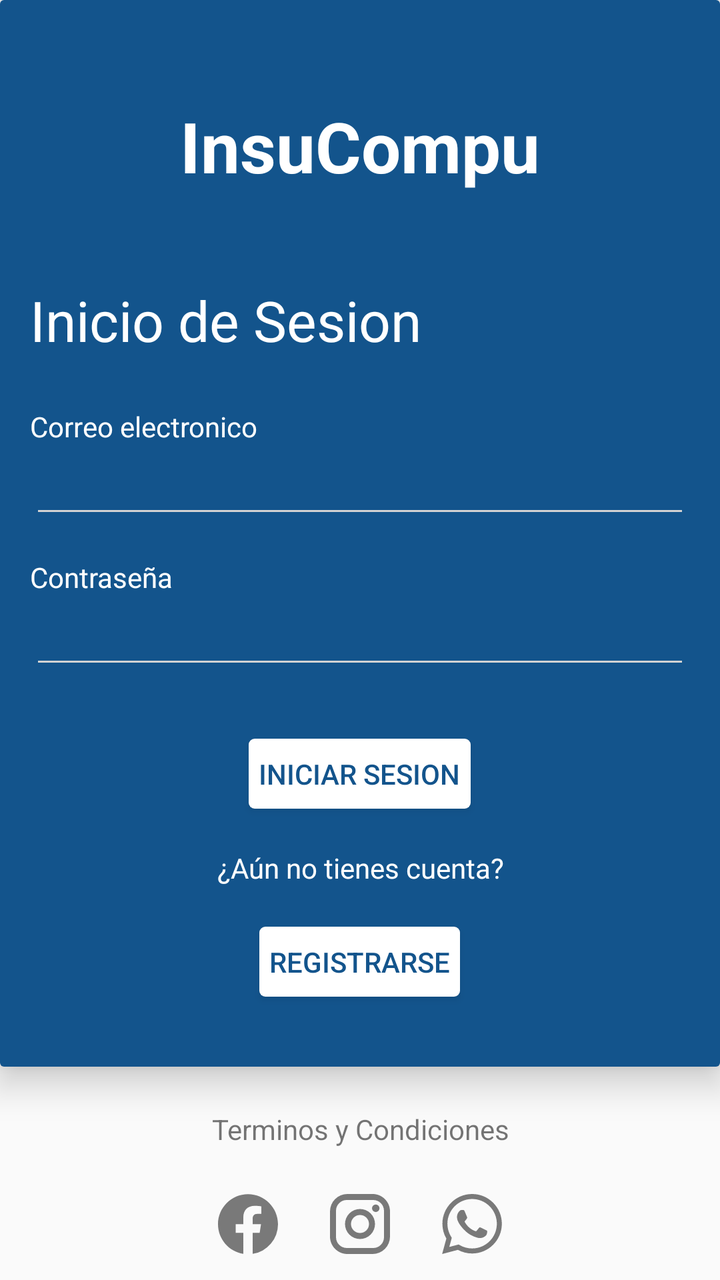
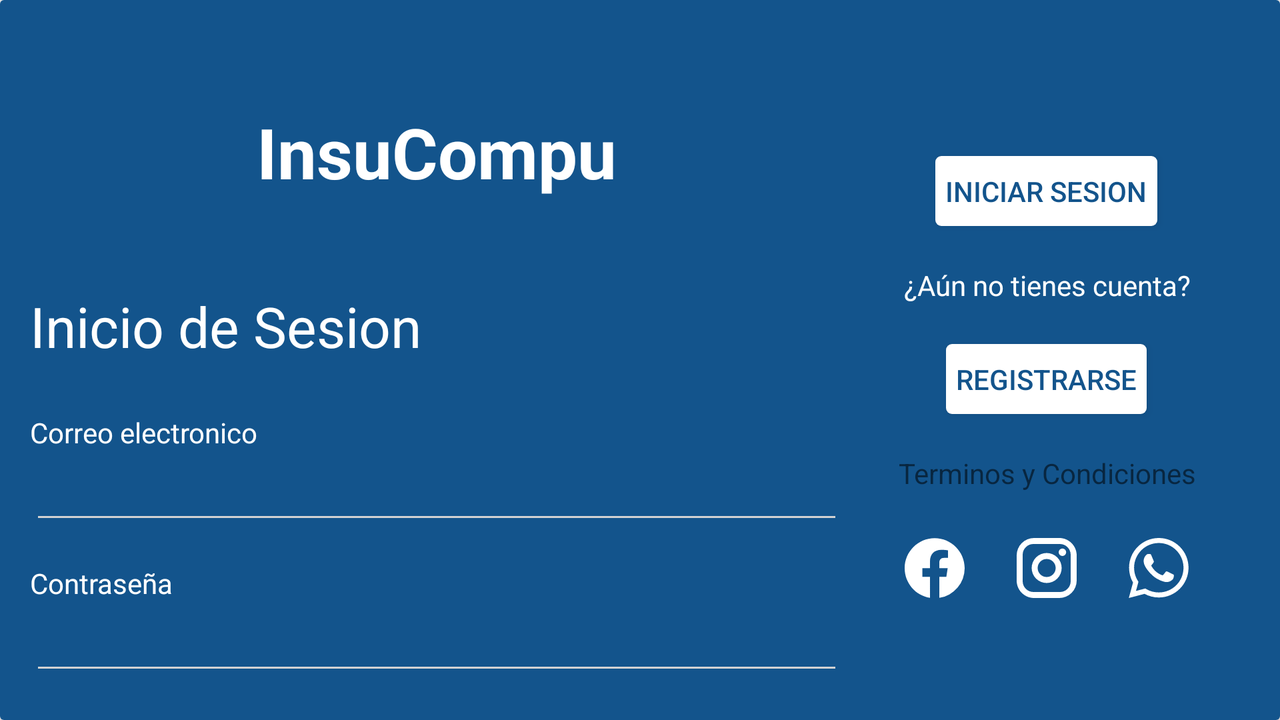

One screen, two layout resources from the same app: the default and the repository's alternative for another configuration. Each is rendered where Android would select it; the XML of both is given below.
<!-- AndroidManifest.xml: application theme Theme.InsuCompu -->
<!-- res/layout/activity_login.xml -->
<?xml version="1.0" encoding="utf-8"?>
<LinearLayout xmlns:android="http://schemas.android.com/apk/res/android"
    xmlns:app="http://schemas.android.com/apk/res-auto"
    xmlns:tools="http://schemas.android.com/tools"
    android:layout_width="match_parent"
    android:layout_height="match_parent"
    tools:context=".Login"
    android:orientation="vertical">
    <androidx.cardview.widget.CardView
        android:layout_width="match_parent"
        android:layout_height="match_parent"
        app:cardElevation="10dp"
        android:layout_weight="1">
        <LinearLayout
            android:layout_width="match_parent"
            android:layout_height="match_parent"
            android:orientation="vertical"
            android:background="@color/deep_blue"
            android:paddingStart="15dp"
            android:paddingEnd="15dp"
            android:gravity="center">
            <TextView
                android:layout_width="match_parent"
                android:layout_height="wrap_content"
                android:textColor="@color/white"
                android:text="@string/app_name"
                android:textStyle="bold"
                android:textSize="35sp"
                android:textAlignment="center"
                android:layout_margin="35dp"/>
            <TextView
                android:layout_width="match_parent"
                android:layout_height="wrap_content"
                android:textColor="@color/white"
                android:text="@string/loginTitle"
                android:textSize="28sp"
                android:layout_marginTop="10dp"
                android:layout_marginBottom="25dp"/>
            <TextView
                android:layout_width="match_parent"
                android:layout_height="wrap_content"
                android:textColor="@color/white"
                android:text="@string/mailTxt"
                android:labelFor="@+id/etMail"/>
            <EditText
                android:id="@+id/etMail"
                android:layout_width="match_parent"
                android:layout_height="wrap_content"
                android:textColor="@color/white"
                android:textColorHint="@color/light_gray"
                android:backgroundTint="@color/light_gray"
                android:inputType="textEmailAddress"
                android:autofillHints="emailAddress"/>
            <TextView
                android:layout_width="match_parent"
                android:layout_height="wrap_content"
                android:textColor="@color/white"
                android:text="@string/passwordTxt"
                android:labelFor="@id/etPassword"
                android:layout_marginTop="15dp"/>
            <EditText
                android:id="@+id/etPassword"
                android:layout_width="match_parent"
                android:layout_height="wrap_content"
                android:textColor="@color/white"
                android:textColorHint="@color/light_gray"
                android:backgroundTint="@color/light_gray"
                android:inputType="textPassword"
                android:autofillHints="password"
                />
            <LinearLayout
                android:layout_width="match_parent"
                android:layout_height="wrap_content"
                android:orientation="vertical"
                android:gravity="center_horizontal">
                <Button
                    android:id="@+id/btnLogin"
                    android:layout_width="wrap_content"
                    android:layout_height="35dp"
                    android:textColor="@color/deep_blue"
                    android:text="@string/loginBtn"
                    android:layout_marginBottom="20dp"
                    android:layout_marginTop="30dp"
                    android:background="@drawable/ripple_white"
                    android:padding="5dp"/>
                <TextView
                    android:layout_width="match_parent"
                    android:layout_height="wrap_content"
                    android:textColor="@color/white"
                    android:text="@string/loginAuxTxt"
                    android:labelFor="@id/etPassword"
                    android:textAlignment="center"/>

                <Button
                    android:id="@+id/btnSignIn"
                    android:layout_width="wrap_content"
                    android:layout_height="35dp"
                    android:textColor="@color/deep_blue"
                    android:text="@string/signinBtn"
                    android:layout_marginTop="20dp"
                    android:layout_marginBottom="20dp"
                    android:background="@drawable/ripple_white"
                    android:padding="5dp"/>
            </LinearLayout>
        </LinearLayout>
    </androidx.cardview.widget.CardView>
    <LinearLayout
        android:layout_width="match_parent"
        android:layout_height="match_parent"
        android:layout_weight="5"
        android:orientation="vertical"
        android:gravity="bottom">
        <TextView
            android:id="@+id/btnTerminos"
            android:layout_width="match_parent"
            android:layout_height="wrap_content"
            android:text="@string/terms"
            android:textAlignment="center"
            android:layout_marginBottom="20dp"/>
        <LinearLayout
            android:layout_width="match_parent"
            android:layout_height="wrap_content"
            android:orientation="horizontal"
            android:gravity="center_horizontal"
            android:layout_marginBottom="10dp">
            <ImageButton
                android:id="@+id/facebookbtn"
                android:layout_width="wrap_content"
                android:layout_height="wrap_content"
                android:src="@drawable/facebook"
                android:background="@android:color/transparent"
                android:layout_marginStart="10dp"
                android:layout_marginEnd="10dp"
                android:contentDescription="@string/facebook_icon"/>
            <ImageButton
                android:id="@+id/instagrambtn"
                android:layout_width="wrap_content"
                android:layout_height="wrap_content"
                android:src="@drawable/instagram"
                android:background="@android:color/transparent"
                android:layout_marginStart="10dp"
                android:layout_marginEnd="10dp"
                android:contentDescription="@string/instagram_icon"/>
            <ImageButton
                android:id="@+id/whatsappbtn"
                android:layout_width="wrap_content"
                android:layout_height="wrap_content"
                android:src="@drawable/whatsapp"
                android:background="@android:color/transparent"
                android:layout_marginStart="10dp"
                android:layout_marginEnd="10dp"
                android:contentDescription="@string/whatsapp_icon"/>
        </LinearLayout>
    </LinearLayout>
</LinearLayout>
<!-- resources referenced by this layout -->
<resources>
  <color name="deep_blue">#13548C</color>
  <color name="light_gray">#D2D2D2</color>
  <color name="white">#FFFFFFFF</color>
  <!-- drawable facebook (drawable) -->
  <vector xmlns:android="http://schemas.android.com/apk/res/android"
      android:height="36dp"
      android:width="36dp"
      android:viewportWidth="24"
      android:viewportHeight="24">
      <path android:fillColor="@color/mid_gray" android:pathData="M12 2.04C6.5 2.04 2 6.53 2 12.06C2 17.06 5.66 21.21 10.44 21.96V14.96H7.9V12.06H10.44V9.85C10.44 7.34 11.93 5.96 14.22 5.96C15.31 5.96 16.45 6.15 16.45 6.15V8.62H15.19C13.95 8.62 13.56 9.39 13.56 10.18V12.06H16.34L15.89 14.96H13.56V21.96A10 10 0 0 0 22 12.06C22 6.53 17.5 2.04 12 2.04Z" />
  </vector>
  <!-- drawable instagram (drawable) -->
  <vector xmlns:android="http://schemas.android.com/apk/res/android"
      android:height="36dp"
      android:width="36dp"
      android:viewportWidth="24"
      android:viewportHeight="24">
      <path android:fillColor="@color/mid_gray" android:pathData="M7.8,2H16.2C19.4,2 22,4.6 22,7.8V16.2A5.8,5.8 0 0,1 16.2,22H7.8C4.6,22 2,19.4 2,16.2V7.8A5.8,5.8 0 0,1 7.8,2M7.6,4A3.6,3.6 0 0,0 4,7.6V16.4C4,18.39 5.61,20 7.6,20H16.4A3.6,3.6 0 0,0 20,16.4V7.6C20,5.61 18.39,4 16.4,4H7.6M17.25,5.5A1.25,1.25 0 0,1 18.5,6.75A1.25,1.25 0 0,1 17.25,8A1.25,1.25 0 0,1 16,6.75A1.25,1.25 0 0,1 17.25,5.5M12,7A5,5 0 0,1 17,12A5,5 0 0,1 12,17A5,5 0 0,1 7,12A5,5 0 0,1 12,7M12,9A3,3 0 0,0 9,12A3,3 0 0,0 12,15A3,3 0 0,0 15,12A3,3 0 0,0 12,9Z" />
  </vector>
  <!-- drawable ripple_white (drawable) -->
  <?xml version="1.0" encoding="utf-8"?>
  <ripple xmlns:android="http://schemas.android.com/apk/res/android"
      android:color="?android:colorControlHighlight">
  
      <item android:state_pressed="true" >
          <shape android:shape="rectangle">
              <solid android:color="#6621425d"/>
              <corners android:radius="3dp"/>
          </shape>
      </item>
  
      <item android:state_pressed="false">
          <shape android:shape="rectangle">
              <solid android:color="#fff"/>
              <corners android:radius="3dp"/>
          </shape>
      </item>
  
  
  </ripple>
  <string name="app_name">InsuCompu</string>
  <string name="facebook_icon">Facebook</string>
  <string name="instagram_icon">Instragram</string>
  <string name="loginAuxTxt">¿Aún no tienes cuenta?</string>
  <string name="loginBtn">Iniciar Sesion</string>
  <string name="loginTitle">Inicio de Sesion</string>
  <string name="mailTxt">Correo electronico</string>
  <string name="passwordTxt">Contraseña</string>
  <string name="signinBtn">Registrarse</string>
  <string name="terms">Terminos y Condiciones</string>
  <string name="whatsapp_icon">WhatsApp</string>
  <style name="Theme.InsuCompu" parent="Theme.AppCompat.Light.NoActionBar">
          
          <item name="colorPrimary">@color/deep_blue</item>
          <item name="colorPrimaryVariant">@color/white</item>
          <item name="colorOnPrimary">@color/white</item>
          
          <item name="colorSecondary">@color/teal_200</item>
          <item name="colorSecondaryVariant">@color/teal_700</item>
          <item name="colorOnSecondary">@color/black</item>
          
          <item name="android:statusBarColor">@color/deep_blue</item>
          
      </style>
  <color name="mid_gray">#797979</color>
  <color name="teal_200">#FF03DAC5</color>
  <color name="teal_700">#FF018786</color>
  <color name="black">#FF000000</color>
</resources>
<!-- res/layout-land/activity_login.xml (the repository's variant of the layout above) -->
<!-- drawn on the phone turned sideways -->
<?xml version="1.0" encoding="utf-8"?>
<LinearLayout xmlns:android="http://schemas.android.com/apk/res/android"
    xmlns:app="http://schemas.android.com/apk/res-auto"
    xmlns:tools="http://schemas.android.com/tools"
    android:layout_width="match_parent"
    android:layout_height="match_parent"
    tools:context=".Login"
    android:orientation="horizontal">
    <androidx.cardview.widget.CardView
        android:layout_width="match_parent"
        android:layout_height="match_parent"
        app:cardElevation="10dp"
        android:layout_weight="1">
        <LinearLayout
            android:layout_width="match_parent"
            android:layout_height="match_parent"
            android:orientation="horizontal"
            android:background="@color/deep_blue"
            android:paddingStart="15dp"
            android:paddingEnd="15dp"
            android:gravity="center"
            >
            <LinearLayout
                android:layout_width="match_parent"
                android:layout_height="wrap_content"
                android:orientation="vertical"
                android:layout_weight="1">
                <TextView
                    android:layout_width="match_parent"
                    android:layout_height="wrap_content"
                    android:textColor="@color/white"
                    android:text="@string/app_name"
                    android:textStyle="bold"
                    android:textSize="35sp"
                    android:textAlignment="center"
                    android:layout_margin="35dp"/>
                <TextView
                    android:layout_width="match_parent"
                    android:layout_height="wrap_content"
                    android:textColor="@color/white"
                    android:text="@string/loginTitle"
                    android:textSize="28sp"
                    android:layout_marginTop="10dp"
                    android:layout_marginBottom="25dp"/>
                <TextView
                    android:layout_width="match_parent"
                    android:layout_height="wrap_content"
                    android:textColor="@color/white"
                    android:text="@string/mailTxt"
                    android:labelFor="@+id/etMail"/>
                <EditText
                    android:id="@+id/etMail"
                    android:layout_width="match_parent"
                    android:layout_height="wrap_content"
                    android:textColor="@color/white"
                    android:textColorHint="@color/light_gray"
                    android:backgroundTint="@color/light_gray"
                    android:inputType="textEmailAddress"
                    android:autofillHints="emailAddress"/>
                <TextView
                    android:layout_width="match_parent"
                    android:layout_height="wrap_content"
                    android:textColor="@color/white"
                    android:text="@string/passwordTxt"
                    android:labelFor="@id/etPassword"
                    android:layout_marginTop="15dp"/>
                <EditText
                    android:id="@+id/etPassword"
                    android:layout_width="match_parent"
                    android:layout_height="wrap_content"
                    android:textColor="@color/white"
                    android:textColorHint="@color/light_gray"
                    android:backgroundTint="@color/light_gray"
                    android:inputType="textPassword"
                    android:autofillHints="password"
                    />
            </LinearLayout>
            <LinearLayout
                android:layout_width="match_parent"
                android:layout_height="wrap_content"
                android:orientation="vertical"
                android:gravity="center_horizontal"
                android:layout_weight="2">
                <Button
                    android:id="@+id/btnLogin"
                    android:layout_width="wrap_content"
                    android:layout_height="35dp"
                    android:textColor="@color/deep_blue"
                    android:text="@string/loginBtn"
                    android:layout_marginBottom="20dp"
                    android:layout_marginTop="30dp"
                    android:background="@drawable/ripple_white"
                    android:padding="5dp"/>
                <TextView
                    android:layout_width="match_parent"
                    android:layout_height="wrap_content"
                    android:textColor="@color/white"
                    android:text="@string/loginAuxTxt"
                    android:labelFor="@id/etPassword"
                    android:textAlignment="center"/>
                <Button
                    android:id="@+id/btnSignIn"
                    android:layout_width="wrap_content"
                    android:layout_height="35dp"
                    android:textColor="@color/deep_blue"
                    android:text="@string/signinBtn"
                    android:layout_marginTop="20dp"
                    android:layout_marginBottom="20dp"
                    android:background="@drawable/ripple_white"
                    android:padding="5dp"/>
                <LinearLayout
                    android:layout_width="match_parent"
                    android:layout_height="wrap_content"
                    android:orientation="vertical"
                    android:gravity="bottom">
                    <TextView
                        android:id="@+id/btnTerminos"
                        android:layout_width="match_parent"
                        android:layout_height="wrap_content"
                        android:text="@string/terms"
                        android:textAlignment="center"
                        android:layout_marginBottom="20dp"/>
                    <LinearLayout
                        android:layout_width="match_parent"
                        android:layout_height="wrap_content"
                        android:orientation="horizontal"
                        android:gravity="center_horizontal"
                        android:layout_marginBottom="10dp">
                        <ImageButton
                            android:layout_width="wrap_content"
                            android:layout_height="wrap_content"
                            android:src="@drawable/facebook_white"
                            android:background="@android:color/transparent"
                            android:layout_marginStart="10dp"
                            android:layout_marginEnd="10dp"
                            android:contentDescription="@string/facebook_icon"/>
                        <ImageButton
                            android:layout_width="wrap_content"
                            android:layout_height="wrap_content"
                            android:src="@drawable/instagram_white"
                            android:background="@android:color/transparent"
                            android:layout_marginStart="10dp"
                            android:layout_marginEnd="10dp"
                            android:contentDescription="@string/instagram_icon"/>
                        <ImageButton
                            android:layout_width="wrap_content"
                            android:layout_height="wrap_content"
                            android:src="@drawable/whatsapp_white"
                            android:background="@android:color/transparent"
                            android:layout_marginStart="10dp"
                            android:layout_marginEnd="10dp"
                            android:contentDescription="@string/whatsapp_icon"/>
                    </LinearLayout>
                </LinearLayout>
            </LinearLayout>
        </LinearLayout>
    </androidx.cardview.widget.CardView>
</LinearLayout>
<!-- resources referenced by the variant -->
<!-- as the phone turned sideways resolves them -->
<resources>
  <color name="deep_blue">#13548C</color>
  <color name="light_gray">#D2D2D2</color>
  <color name="white">#FFFFFFFF</color>
  <!-- drawable facebook_white (drawable) -->
  <vector xmlns:android="http://schemas.android.com/apk/res/android"
      android:height="36dp"
      android:width="36dp"
      android:viewportWidth="24"
      android:viewportHeight="24">
      <path android:fillColor="@color/white" android:pathData="M12 2.04C6.5 2.04 2 6.53 2 12.06C2 17.06 5.66 21.21 10.44 21.96V14.96H7.9V12.06H10.44V9.85C10.44 7.34 11.93 5.96 14.22 5.96C15.31 5.96 16.45 6.15 16.45 6.15V8.62H15.19C13.95 8.62 13.56 9.39 13.56 10.18V12.06H16.34L15.89 14.96H13.56V21.96A10 10 0 0 0 22 12.06C22 6.53 17.5 2.04 12 2.04Z" />
  </vector>
  <!-- drawable instagram_white (drawable) -->
  <vector xmlns:android="http://schemas.android.com/apk/res/android"
      android:height="36dp"
      android:width="36dp"
      android:viewportWidth="24"
      android:viewportHeight="24">
      <path android:fillColor="@color/white" android:pathData="M7.8,2H16.2C19.4,2 22,4.6 22,7.8V16.2A5.8,5.8 0 0,1 16.2,22H7.8C4.6,22 2,19.4 2,16.2V7.8A5.8,5.8 0 0,1 7.8,2M7.6,4A3.6,3.6 0 0,0 4,7.6V16.4C4,18.39 5.61,20 7.6,20H16.4A3.6,3.6 0 0,0 20,16.4V7.6C20,5.61 18.39,4 16.4,4H7.6M17.25,5.5A1.25,1.25 0 0,1 18.5,6.75A1.25,1.25 0 0,1 17.25,8A1.25,1.25 0 0,1 16,6.75A1.25,1.25 0 0,1 17.25,5.5M12,7A5,5 0 0,1 17,12A5,5 0 0,1 12,17A5,5 0 0,1 7,12A5,5 0 0,1 12,7M12,9A3,3 0 0,0 9,12A3,3 0 0,0 12,15A3,3 0 0,0 15,12A3,3 0 0,0 12,9Z" />
  </vector>
  <!-- drawable ripple_white (drawable) -->
  <?xml version="1.0" encoding="utf-8"?>
  <ripple xmlns:android="http://schemas.android.com/apk/res/android"
      android:color="?android:colorControlHighlight">
  
      <item android:state_pressed="true" >
          <shape android:shape="rectangle">
              <solid android:color="#6621425d"/>
              <corners android:radius="3dp"/>
          </shape>
      </item>
  
      <item android:state_pressed="false">
          <shape android:shape="rectangle">
              <solid android:color="#fff"/>
              <corners android:radius="3dp"/>
          </shape>
      </item>
  
  
  </ripple>
  <string name="app_name">InsuCompu</string>
  <string name="facebook_icon">Facebook</string>
  <string name="instagram_icon">Instragram</string>
  <string name="loginAuxTxt">¿Aún no tienes cuenta?</string>
  <string name="loginBtn">Iniciar Sesion</string>
  <string name="loginTitle">Inicio de Sesion</string>
  <string name="mailTxt">Correo electronico</string>
  <string name="passwordTxt">Contraseña</string>
  <string name="signinBtn">Registrarse</string>
  <string name="terms">Terminos y Condiciones</string>
  <string name="whatsapp_icon">WhatsApp</string>
  <style name="Theme.InsuCompu" parent="Theme.AppCompat.Light.NoActionBar">
          
          <item name="colorPrimary">@color/deep_blue</item>
          <item name="colorPrimaryVariant">@color/white</item>
          <item name="colorOnPrimary">@color/white</item>
          
          <item name="colorSecondary">@color/teal_200</item>
          <item name="colorSecondaryVariant">@color/teal_700</item>
          <item name="colorOnSecondary">@color/black</item>
          
          <item name="android:statusBarColor">@color/deep_blue</item>
          
      </style>
  <color name="teal_200">#FF03DAC5</color>
  <color name="teal_700">#FF018786</color>
  <color name="black">#FF000000</color>
</resources>
